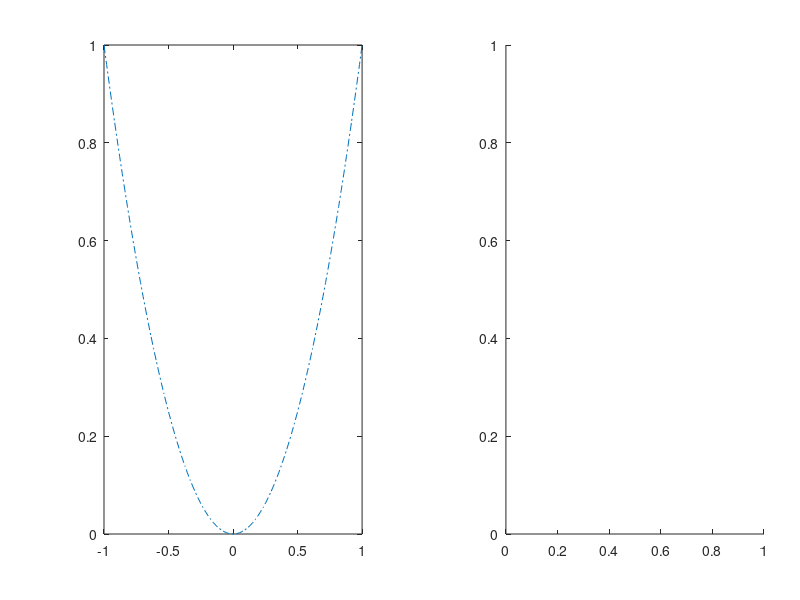

Write MATLAB code to recreate this figure.
x= linspace(-1,1,100);
y=x.^2;  %get something to plot

h1=subplot(1,2,1); %setup subplot1
plot(x,y,'-.'); %plot subplot1
h1_pos = get(h1,'Position'); %get the position data for sublot1.


h2=subplot(1,2,2);  %make subplot2
y = x.^3;
h2_pos=get(h2,'Position'); 

set(h2,'Position',[h2_pos(1) + 0.05, h2_pos(2:end)]) %using position of subplot1 put subplot2next to it.

